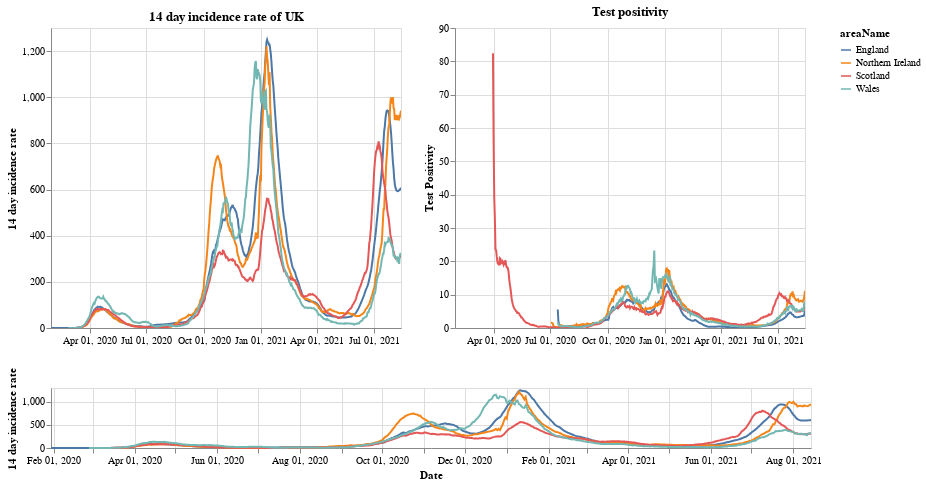

This figure's notebook cell:
### Markdown cell above
# Plots

First a plot with each country in the UK. The top right shows the positivity rate for (which is the percentage of registered tests which were positive) while the top left is the 14 day incidence rate. The bottom chart can be used to select the timeframe (does not work on a mobile device).

### Code cell
#collapse
brush = alt.selection(type='interval', name='DateBrush',encodings=['x'],fields=['Time'])
leg_selection = alt.selection_multi(fields=['areaName'], bind='legend')

base = alt.Chart(uk_cases).mark_line().encode(
    x=alt.X("yearmonthdate(date):T", axis=alt.Axis(title='Date')),
    y=alt.Y("twoWeeklyCasesRate:Q", axis=alt.Axis(title='14 day incidence rate')),
    tooltip=['areaName', 'date','twoWeeklyCasesRate', 'testPositivity'],
    color='areaName',
    opacity=alt.condition(leg_selection, alt.value(2), alt.value(0.1))
).add_selection(leg_selection).properties(width=350)

upper = base.encode(alt.X('yearmonthdate(date):T', axis=alt.Axis(title=''),
                         scale=alt.Scale(domain=brush))
                   ).properties(title=f'14 day incidence rate of UK')
upper_right = upper.encode(alt.Y('testPositivity:Q', axis=alt.Axis(title='Test Positivity'))).properties(title='Test positivity')
lower = base.properties(height=60, width = 760).add_selection(brush)

(upper | upper_right) & lower

### Figure 1 — Vega-Lite specification as saved in the notebook (floating-point values rounded to 4 significant figures; data arrays with more than 128 entries replaced by an {"elided": "..."} marker saying what was removed)
{"config": {"view": {"continuousWidth": 400, "continuousHeight": 300}}, "vconcat": [{"hconcat": [{"mark": "line", "encoding": {"color": {"type": "nominal", "field": "areaName"}, "opacity": {"condition": {"value": 2, "selection": "selector001"}, "value": 0.1}, "tooltip": [{"type": "nominal", "field": "areaName"}, {"type": "temporal", "field": "date"}, {"type": "quantitative", "field": "twoWeeklyCasesRate"}, {"type": "quantitative", "field": "testPositivity"}], "x": {"type": "temporal", "axis": {"title": ""}, "field": "date", "scale": {"domain": {"selection": "DateBrush"}}, "timeUnit": "yearmonthdate"}, "y": {"type": "quantitative", "axis": {"title": "14 day incidence rate"}, "field": "twoWeeklyCasesRate"}}, "selection": {"selector001": {"type": "multi", "fields": ["areaName"], "bind": "legend"}}, "title": "14 day incidence rate of UK", "width": 350}, {"mark": "line", "encoding": {"color": {"type": "nominal", "field": "areaName"}, "opacity": {"condition": {"value": 2, "selection": "selector001"}, "value": 0.1}, "tooltip": [{"type": "nominal", "field": "areaName"}, {"type": "temporal", "field": "date"}, {"type": "quantitative", "field": "twoWeeklyCasesRate"}, {"type": "quantitative", "field": "testPositivity"}], "x": {"type": "temporal", "axis": {"title": ""}, "field": "date", "scale": {"domain": {"selection": "DateBrush"}}, "timeUnit": "yearmonthdate"}, "y": {"type": "quantitative", "axis": {"title": "Test Positivity"}, "field": "testPositivity"}}, "selection": {"selector001": {"type": "multi", "fields": ["areaName"], "bind": "legend"}}, "title": "Test positivity", "width": 350}]}, {"mark": "line", "encoding": {"color": {"type": "nominal", "field": "areaName"}, "opacity": {"condition": {"value": 2, "selection": "selector001"}, "value": 0.1}, "tooltip": [{"type": "nominal", "field": "areaName"}, {"type": "temporal", "field": "date"}, {"type": "quantitative", "field": "twoWeeklyCasesRate"}, {"type": "quantitative", "field": "testPositivity"}], "x": {"type": "temporal", "axis": {"title": "Date"}, "field": "date", "timeUnit": "yearmonthdate"}, "y": {"type": "quantitative", "axis": {"title": "14 day incidence rate"}, "field": "twoWeeklyCasesRate"}}, "height": 60, "selection": {"selector001": {"type": "multi", "fields": ["areaName"], "bind": "legend"}, "DateBrush": {"type": "interval", "encodings": ["x"], "fields": ["Time"]}}, "width": 760}], "data": {"name": "data-cf162654bc046f44129aa807178e83c8"}, "$schema": "https://vega.github.io/schema/vega-lite/v4.8.1.json", "datasets": {"data-cf162654bc046f44129aa807178e83c8": {"elided": "2160 records"}}}
